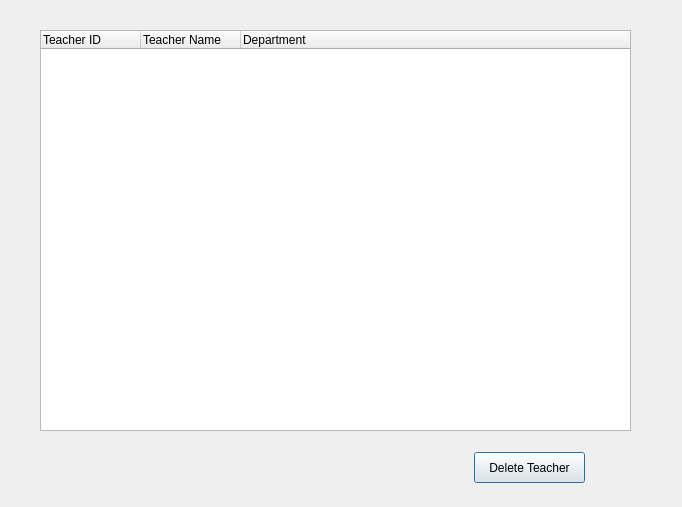
<?xml version="1.0" encoding="UTF-8"?>
<ui version="4.0">
 <class>allTeachers</class>
 <widget class="QDialog" name="allTeachers">
  <property name="geometry">
   <rect>
    <x>0</x>
    <y>0</y>
    <width>682</width>
    <height>507</height>
   </rect>
  </property>
  <property name="windowTitle">
   <string>All Teachers</string>
  </property>
  <widget class="QTreeWidget" name="teachersList">
   <property name="geometry">
    <rect>
     <x>40</x>
     <y>30</y>
     <width>591</width>
     <height>401</height>
    </rect>
   </property>
   <column>
    <property name="text">
     <string>Teacher ID</string>
    </property>
   </column>
   <column>
    <property name="text">
     <string>Teacher Name</string>
    </property>
   </column>
   <column>
    <property name="text">
     <string>Department</string>
    </property>
   </column>
  </widget>
  <widget class="QPushButton" name="deleteTeacher">
   <property name="geometry">
    <rect>
     <x>474</x>
     <y>452</y>
     <width>111</width>
     <height>31</height>
    </rect>
   </property>
   <property name="text">
    <string>Delete Teacher</string>
   </property>
  </widget>
 </widget>
 <resources/>
 <connections/>
</ui>
